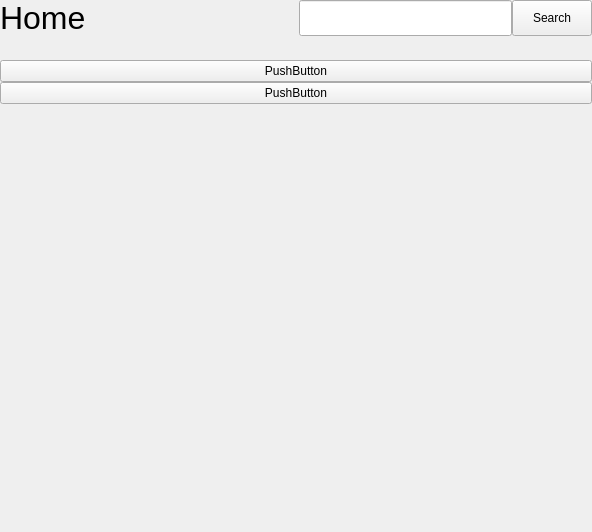
<?xml version="1.0" encoding="UTF-8"?>
<ui version="4.0">
 <class>home_view</class>
 <widget class="QWidget" name="home_view">
  <property name="geometry">
   <rect>
    <x>0</x>
    <y>0</y>
    <width>592</width>
    <height>532</height>
   </rect>
  </property>
  <property name="windowTitle">
   <string>Form</string>
  </property>
  <layout class="QGridLayout" name="gridLayout">
   <property name="leftMargin">
    <number>0</number>
   </property>
   <property name="topMargin">
    <number>0</number>
   </property>
   <property name="rightMargin">
    <number>0</number>
   </property>
   <property name="bottomMargin">
    <number>0</number>
   </property>
   <property name="spacing">
    <number>0</number>
   </property>
   <item row="0" column="0">
    <layout class="QHBoxLayout" name="horizontalLayout_4">
     <property name="topMargin">
      <number>0</number>
     </property>
     <property name="bottomMargin">
      <number>24</number>
     </property>
     <item>
      <widget class="QLabel" name="page_title_label">
       <property name="font">
        <font>
         <pointsize>24</pointsize>
        </font>
       </property>
       <property name="text">
        <string>Home</string>
       </property>
      </widget>
     </item>
     <item>
      <spacer name="horizontalSpacer_2">
       <property name="orientation">
        <enum>Qt::Horizontal</enum>
       </property>
       <property name="sizeHint" stdset="0">
        <size>
         <width>40</width>
         <height>20</height>
        </size>
       </property>
      </spacer>
     </item>
     <item>
      <widget class="QLineEdit" name="input_search">
       <property name="sizePolicy">
        <sizepolicy hsizetype="Expanding" vsizetype="Maximum">
         <horstretch>0</horstretch>
         <verstretch>0</verstretch>
        </sizepolicy>
       </property>
       <property name="minimumSize">
        <size>
         <width>0</width>
         <height>36</height>
        </size>
       </property>
       <property name="styleSheet">
        <string notr="true"/>
       </property>
      </widget>
     </item>
     <item>
      <widget class="QPushButton" name="btn_search">
       <property name="minimumSize">
        <size>
         <width>0</width>
         <height>36</height>
        </size>
       </property>
       <property name="text">
        <string>Search</string>
       </property>
       <property name="icon">
        <iconset resource="../assets/assets.qrc">
         <normaloff>:/icons/icons/search.svg</normaloff>:/icons/icons/search.svg</iconset>
       </property>
      </widget>
     </item>
    </layout>
   </item>
   <item row="1" column="0">
    <layout class="QVBoxLayout" name="verticalLayout_6">
     <property name="topMargin">
      <number>0</number>
     </property>
     <item>
      <widget class="QPushButton" name="pushButton_16">
       <property name="text">
        <string>PushButton</string>
       </property>
      </widget>
     </item>
     <item>
      <widget class="QPushButton" name="pushButton_17">
       <property name="text">
        <string>PushButton</string>
       </property>
      </widget>
     </item>
     <item>
      <spacer name="verticalSpacer_3">
       <property name="orientation">
        <enum>Qt::Vertical</enum>
       </property>
       <property name="sizeHint" stdset="0">
        <size>
         <width>20</width>
         <height>40</height>
        </size>
       </property>
      </spacer>
     </item>
    </layout>
   </item>
  </layout>
 </widget>
 <resources>
  <include location="../assets/assets.qrc"/>
 </resources>
 <connections/>
</ui>
